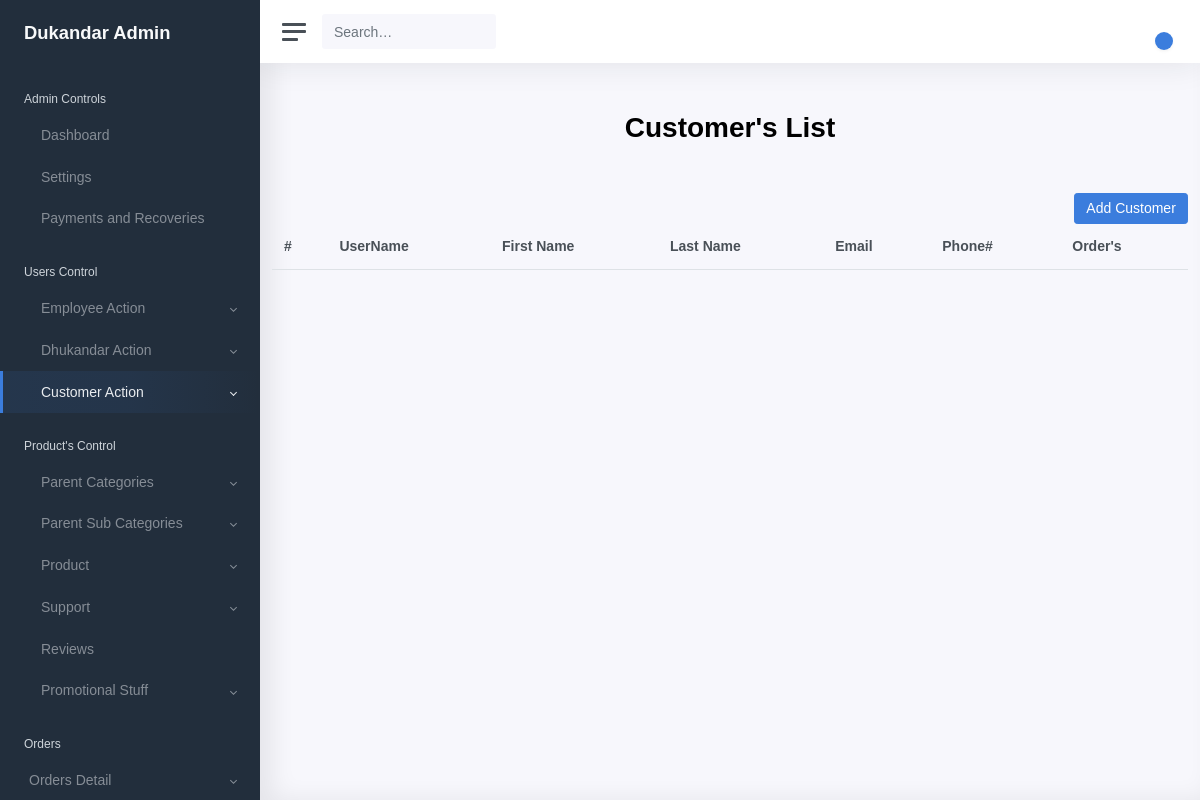
Page /customer/List on the earlier database version.
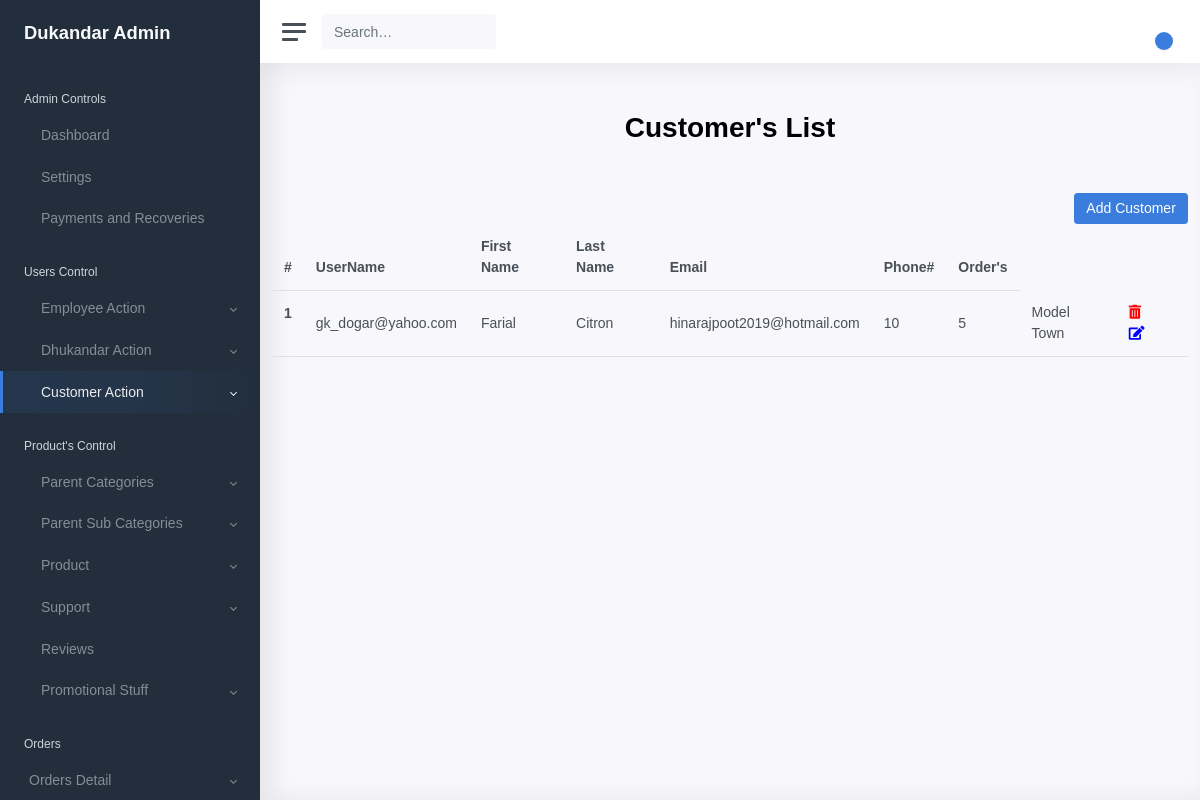
Same page on the later database version.
### shopkeeper/models/models.py (models this page shows, shortened)
class Employee(models.Model):
    user = models.OneToOneField(User, related_name='user', on_delete=models.CASCADE, null=False)
    target_assign = models.CharField(max_length=10, null=True)
    target_achieved = models.CharField(max_length=10, null=True)
    area_designated = models.CharField(max_length=250, null=True)
    description = models.TextField(null=True)
    is_active = models.BooleanField(default=True)
    created_at = models.DateTimeField(auto_now_add=True)
    updated_at = models.DateTimeField(auto_now=True)
    class Meta:
        ordering = ['created_at']

class User(AbstractUser):
    address = models.CharField(max_length=250, null=True)
    user_type = models.CharField(max_length=16,
                                 choices=USER_CHOICES,
                                 default="CUSTOMER")
    block = models.BooleanField(default=False)
    is_active = models.BooleanField(default=True)
    created_at = models.DateTimeField(auto_now_add=True)
    updated_at = models.DateTimeField(auto_now=True)

### shopkeeper/views.py (the view)
# urls.py: path('customer/List', EmployeeListView.as_view(), name='employee_List'),
class EmployeeListView(ListView):
    paginate_by = 100
    template_name = 'shopkeeper/customer/list.html'
    def get_queryset(self):
        object_list = Employee.objects.all()
        return object_list

### shopkeeper/templates/shopkeeper/customer/list.html (shortened to what this page needs)
{% extends 'shopkeeper/base/base.html' %}
{% load static %}
{% block content %}
<div class="container">
        <h1 class="text-center mt-5 mb-5 font-weight-bold">Customer's List</h1>
        <div class="row">
          <div class="col-12">
            <a type="submit" href="{% url 'customer_setup' %}" class="btn btn-primary float-right" name="employee">Add
             Customer</a>
            <table class="table">
                <thead class="thead-dark">
                  <tr>
                    <th scope="col">#</th>
                    <th scope="col">UserName</th>
                    <th scope="col">First Name</th>
                    <th scope="col">Last Name</th>
                    <th scope="col">Email</th>
                    <th scope="col">Phone#</th>
                    <th scope="col">Order's</th>
                  </tr>
                </thead>
                <tbody>
                    {% for customer in employee_list%}
                  <tr>
                    <th scope="row">{{forloop.counter}}</th>
                    <td>{{customer.user.username}}</td>
                    <td>{{customer.user.first_name}}</td>
                    <td>{{customer.user.last_name}}</td>
                    <td>{{customer.user.email}}</td>
                    <td>{{customer.target_assign}}</td>
                    <td>{{customer.target_achieved}}</td>
                    <td>{{customer.area_designated}}</td>
                    <td>
                        <a href="{% url 'customer_update' customer.id %}" class="mr-3" data-toggle="tooltip" title="Hooray!"> <i class="fas fa-trash-alt"  style="color:red;"></i></a>
                        <a href="{% url 'customer_update'  customer.id %}">  <i class="fas fa-edit" style="color:blue;"></i></a>
                    </td>
                  </tr>
                  {% endfor %}
                </tbody>
              </table>
          </div>
        </div>
      </div>
{% endblock %}

Differences in the rows shown:
added Employee: user.username "gk_dogar@yahoo.com", user.first_name "Farial", user.last_name "Citron", user.email "hinarajpoot2019@hotmail.com", target_assign "10", target_achieved "5", area_designated "Model Town"
